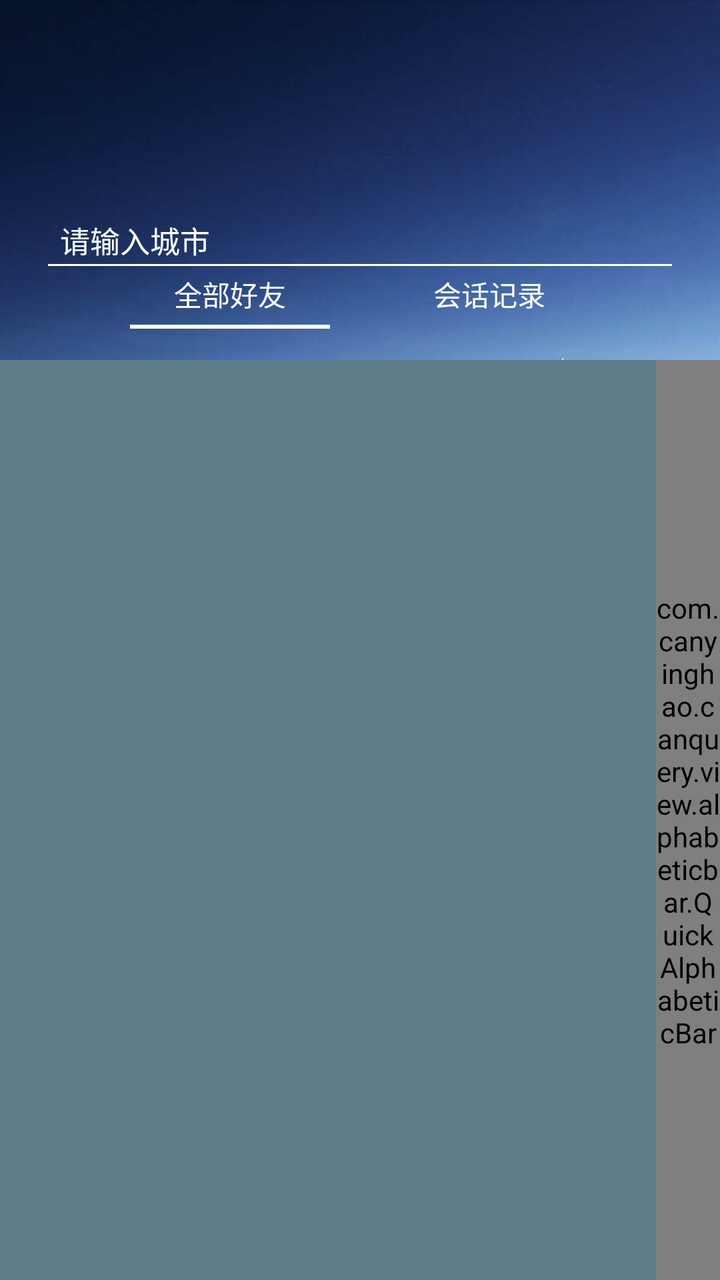
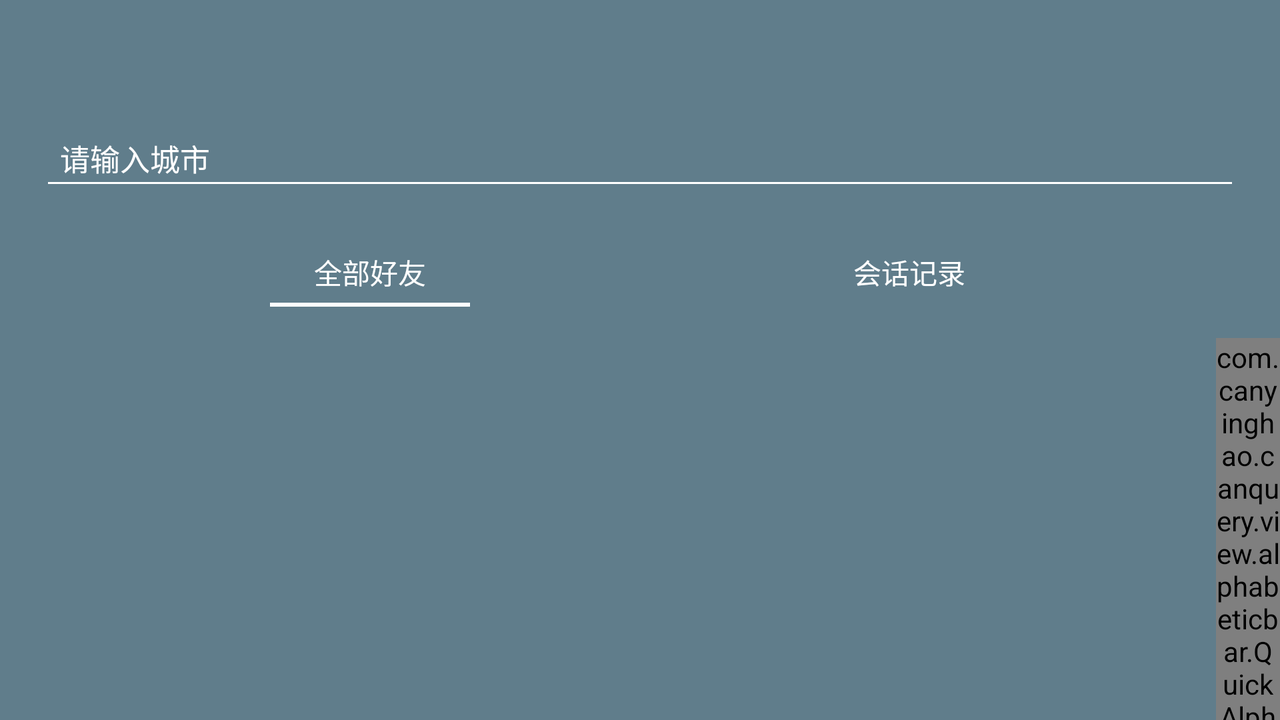

Two renders of one Android screen. The first uses the default layout on a phone; the second uses the alternative layout the repository ships for a different screen configuration, on a matching device. The two XML files are below.
<!-- AndroidManifest.xml: application theme SwipeTheme -->
<!-- res/layout/query_trainticket_city_activity.xml -->
<?xml version="1.0" encoding="utf-8"?>
<LinearLayout xmlns:android="http://schemas.android.com/apk/res/android"
    android:layout_width="match_parent"
    android:layout_height="match_parent"
    android:background="@color/blue_gray_500"
    android:orientation="vertical"
    android:fitsSystemWindows="true"
    android:clipToPadding="true">

    <FrameLayout
        android:layout_width="match_parent"
        android:layout_height="wrap_content"

        >

        <ImageView
            android:layout_width="match_parent"
            android:layout_height="wrap_content"
            android:adjustViewBounds="true"
            android:src="@drawable/main3" />

        <android.support.v7.widget.Toolbar
            android:id="@+id/toolbar"
            android:layout_width="match_parent"
            android:layout_height="wrap_content"

            android:minHeight="?attr/actionBarSize" />
        <LinearLayout
            android:layout_width="match_parent"
            android:layout_height="wrap_content"

            android:focusable="true"
            android:layout_marginTop="30dp"
            android:layout_gravity="center_vertical"
            android:focusableInTouchMode="true"
            android:gravity="center_vertical"
            android:paddingBottom="10dp"
            android:paddingLeft="20dp"
            android:paddingRight="20dp"
            android:paddingTop="10dp"
            android:orientation="horizontal" >

            <EditText
                android:id="@+id/et_city"
                android:layout_width="0dp"
                android:layout_weight="1"
                android:layout_height="wrap_content"


                android:hint="请输入城市"
                android:padding="10dp"

                android:textColorHint="@color/white"
                android:backgroundTint="@color/white"
                android:textColor="@color/white"
                android:textSize="15sp" />

            <ImageView
                android:id="@+id/iv_search"
                android:layout_width="wrap_content"
                android:layout_height="wrap_content"

                android:src="@drawable/ic_search_white" />
        </LinearLayout>

        <LinearLayout
            android:layout_width="match_parent"
            android:layout_height="wrap_content"
            android:layout_gravity="bottom"><include layout="@layout/community_radiogroup"
            /></LinearLayout>

    </FrameLayout>


    <include layout="@layout/voip_contact_index" />

</LinearLayout>
<!-- res/layout/community_radiogroup.xml (included above) -->
<?xml version="1.0" encoding="utf-8"?>
<LinearLayout xmlns:android="http://schemas.android.com/apk/res/android"
    android:layout_width="match_parent"
    android:layout_height="wrap_content"

    android:gravity="center"
    android:orientation="vertical"
    android:paddingLeft="50dp" 
    android:paddingRight="50dp"
    android:paddingTop="10dp"
    android:paddingBottom="10dp">

    <RadioGroup
        android:id="@+id/rg"
        android:layout_width="match_parent"
        android:layout_height="wrap_content"
        android:layout_gravity="center_horizontal"

        android:orientation="horizontal"
        android:padding="0.5dp" >

        <RadioButton
            android:id="@+id/rb_rg_1"
            android:layout_width="0dp"
            android:layout_height="wrap_content"
            android:layout_weight="1"
            android:drawableBottom="@drawable/community_main_radiobutton_white_selector"
            android:button="@null"
            android:checked="true"
            android:gravity="center"
           android:drawablePadding="5dp"
            android:paddingBottom="5dp"
            android:paddingTop="5dp"
            android:text="全部好友"
            android:textColor="@color/white"
            android:textSize="14sp" />

        <RadioButton
            android:id="@+id/rb_rg_2"
            android:layout_width="0dp"
            android:layout_height="wrap_content"
            android:layout_marginLeft="1dp"
            android:layout_weight="1"
            android:drawablePadding="5dp"
            android:drawableBottom="@drawable/community_main_radiobutton_white_selector"
            android:button="@null"
            android:gravity="center"
            android:paddingBottom="5dp"
            android:paddingTop="5dp"
            android:text="会话记录"
            android:textColor="@color/white"
            android:textSize="14sp" />
    </RadioGroup>

</LinearLayout>
<!-- res/layout/voip_contact_index.xml (included above) -->
<?xml version="1.0" encoding="utf-8"?>
<RelativeLayout xmlns:android="http://schemas.android.com/apk/res/android"
    android:id="@+id/voip_listview"
    android:layout_width="match_parent"
    android:layout_height="match_parent" >

    <ListView
        android:id="@+id/lv_voip_contact"
        android:layout_width="match_parent"
        android:layout_height="match_parent"
        android:cacheColorHint="@color/voip_bg"
        android:divider="@color/voip_bg"
        android:dividerHeight="1dp"
        android:scrollbars="none"
        android:listSelector="#00000000" />

    <com.canyinghao.canquery.view.alphabeticbar.QuickAlphabeticBar
        android:id="@+id/indexScrollerBar"
        android:layout_width="32dp"
        android:layout_height="match_parent"
        android:layout_alignParentRight="true"
        android:layout_gravity="top|right|center"
        android:layout_marginTop="0dip"
        android:background="@null"
        android:scaleType="centerInside" />

    <TextView
        android:id="@+id/fast_position"
        android:layout_width="70dip"
        android:layout_height="70dip"
        android:layout_centerInParent="true"
        android:layout_gravity="center_horizontal|top"
        android:layout_margin="34dip"
        android:gravity="center"
        android:padding="2dip"
        android:textColor="#b8ec4c"
        android:textSize="48sp"
        android:visibility="invisible" />

</RelativeLayout>
<!-- resources referenced by this layout -->
<resources>
  <color name="blue_gray_500">#607d8b</color>
  <color name="voip_bg">#f4f4f4</color>
  <color name="white">#ffffffff</color>
  <!-- drawable community_main_radiobutton_white_selector (drawable) -->
  <?xml version="1.0" encoding="utf-8"?>
  <selector xmlns:android="http://schemas.android.com/apk/res/android">
  
      <item android:drawable="@drawable/community_main_head_white" android:state_checked="true"/>
      <item android:drawable="@drawable/community_main_head_transparent" android:state_checked="false"/>
  
  </selector>
  <!-- drawable main3: jpg bitmap (drawable-hdpi, 22059 bytes) -->
  <style name="SwipeTheme" parent="Theme.AppCompat.Light.NoActionBar">
  
          <item name="android:windowIsTranslucent">true</item>
          <item name="android:windowBackground">@android:color/transparent</item>
          <item name="android:windowAnimationStyle">@style/Animation.Activity.Translucent.Style</item>
      </style>
  <!-- drawable community_main_head_white (drawable) -->
  <?xml version="1.0" encoding="utf-8"?>
  <shape xmlns:android="http://schemas.android.com/apk/res/android" >
      <solid android:color="@color/white"/>
       <size
          android:height="2dp"
          android:width="100dp" />
  
  </shape>
  <!-- drawable community_main_head_transparent (drawable) -->
  <?xml version="1.0" encoding="utf-8"?>
  <shape xmlns:android="http://schemas.android.com/apk/res/android" >
      <solid android:color="@android:color/transparent"/>
       <size
          android:height="2dp"
          android:width="100dp" />
  
  </shape>
  <style name="Animation.Activity.Translucent.Style" parent="@android:style/Animation.Translucent">
          <item name="android:windowEnterAnimation">@anim/left_in</item>
          <item name="android:windowExitAnimation">@anim/left_out</item>
      </style>
</resources>
<!-- res/layout-land/query_trainticket_city_activity.xml (the author's variant of the layout above) -->
<!-- drawn on the phone turned sideways -->
<?xml version="1.0" encoding="utf-8"?>
<LinearLayout xmlns:android="http://schemas.android.com/apk/res/android"
    android:layout_width="match_parent"
    android:layout_height="match_parent"
    android:background="@color/blue_gray_500"
    android:orientation="vertical"
    android:fitsSystemWindows="true"
    android:clipToPadding="true">

    <android.support.v7.widget.Toolbar
        android:id="@+id/toolbar"
        android:layout_width="match_parent"
        android:layout_height="wrap_content"
        android:minHeight="?attr/actionBarSize" />
    <LinearLayout
        android:layout_width="match_parent"
        android:layout_height="wrap_content"

        android:focusable="true"

        android:layout_gravity="center_vertical"
        android:focusableInTouchMode="true"
        android:gravity="center_vertical"
        android:paddingBottom="10dp"
        android:paddingLeft="20dp"
        android:paddingRight="20dp"
        android:paddingTop="10dp"
        android:orientation="horizontal" >

        <EditText
            android:id="@+id/et_city"
            android:layout_width="0dp"
            android:layout_weight="1"
            android:layout_height="wrap_content"


            android:hint="请输入城市"
            android:padding="10dp"

            android:textColorHint="@color/white"
            android:backgroundTint="@color/white"
            android:textColor="@color/white"
            android:textSize="15sp" />

        <ImageView
            android:id="@+id/iv_search"
            android:layout_width="wrap_content"
            android:layout_height="wrap_content"

            android:src="@drawable/ic_search_white" />
    </LinearLayout>

    <LinearLayout
        android:layout_width="match_parent"
        android:layout_height="wrap_content"
        android:layout_gravity="bottom"><include layout="@layout/community_radiogroup"
        /></LinearLayout>


    <include layout="@layout/voip_contact_index" />

</LinearLayout>
<!-- resources referenced by the variant -->
<!-- as the phone turned sideways resolves them -->
<resources>
  <color name="blue_gray_500">#607d8b</color>
  <color name="voip_bg">#f4f4f4</color>
  <color name="white">#ffffffff</color>
  <!-- drawable community_main_radiobutton_white_selector (drawable) -->
  <?xml version="1.0" encoding="utf-8"?>
  <selector xmlns:android="http://schemas.android.com/apk/res/android">
  
      <item android:drawable="@drawable/community_main_head_white" android:state_checked="true"/>
      <item android:drawable="@drawable/community_main_head_transparent" android:state_checked="false"/>
  
  </selector>
  <style name="SwipeTheme" parent="Theme.AppCompat.Light.NoActionBar">
  
          <item name="android:windowIsTranslucent">true</item>
          <item name="android:windowBackground">@android:color/transparent</item>
          <item name="android:windowAnimationStyle">@style/Animation.Activity.Translucent.Style</item>
      </style>
  <!-- drawable community_main_head_white (drawable) -->
  <?xml version="1.0" encoding="utf-8"?>
  <shape xmlns:android="http://schemas.android.com/apk/res/android" >
      <solid android:color="@color/white"/>
       <size
          android:height="2dp"
          android:width="100dp" />
  
  </shape>
  <!-- drawable community_main_head_transparent (drawable) -->
  <?xml version="1.0" encoding="utf-8"?>
  <shape xmlns:android="http://schemas.android.com/apk/res/android" >
      <solid android:color="@android:color/transparent"/>
       <size
          android:height="2dp"
          android:width="100dp" />
  
  </shape>
  <style name="Animation.Activity.Translucent.Style" parent="@android:style/Animation.Translucent">
          <item name="android:windowEnterAnimation">@anim/left_in</item>
          <item name="android:windowExitAnimation">@anim/left_out</item>
      </style>
</resources>
